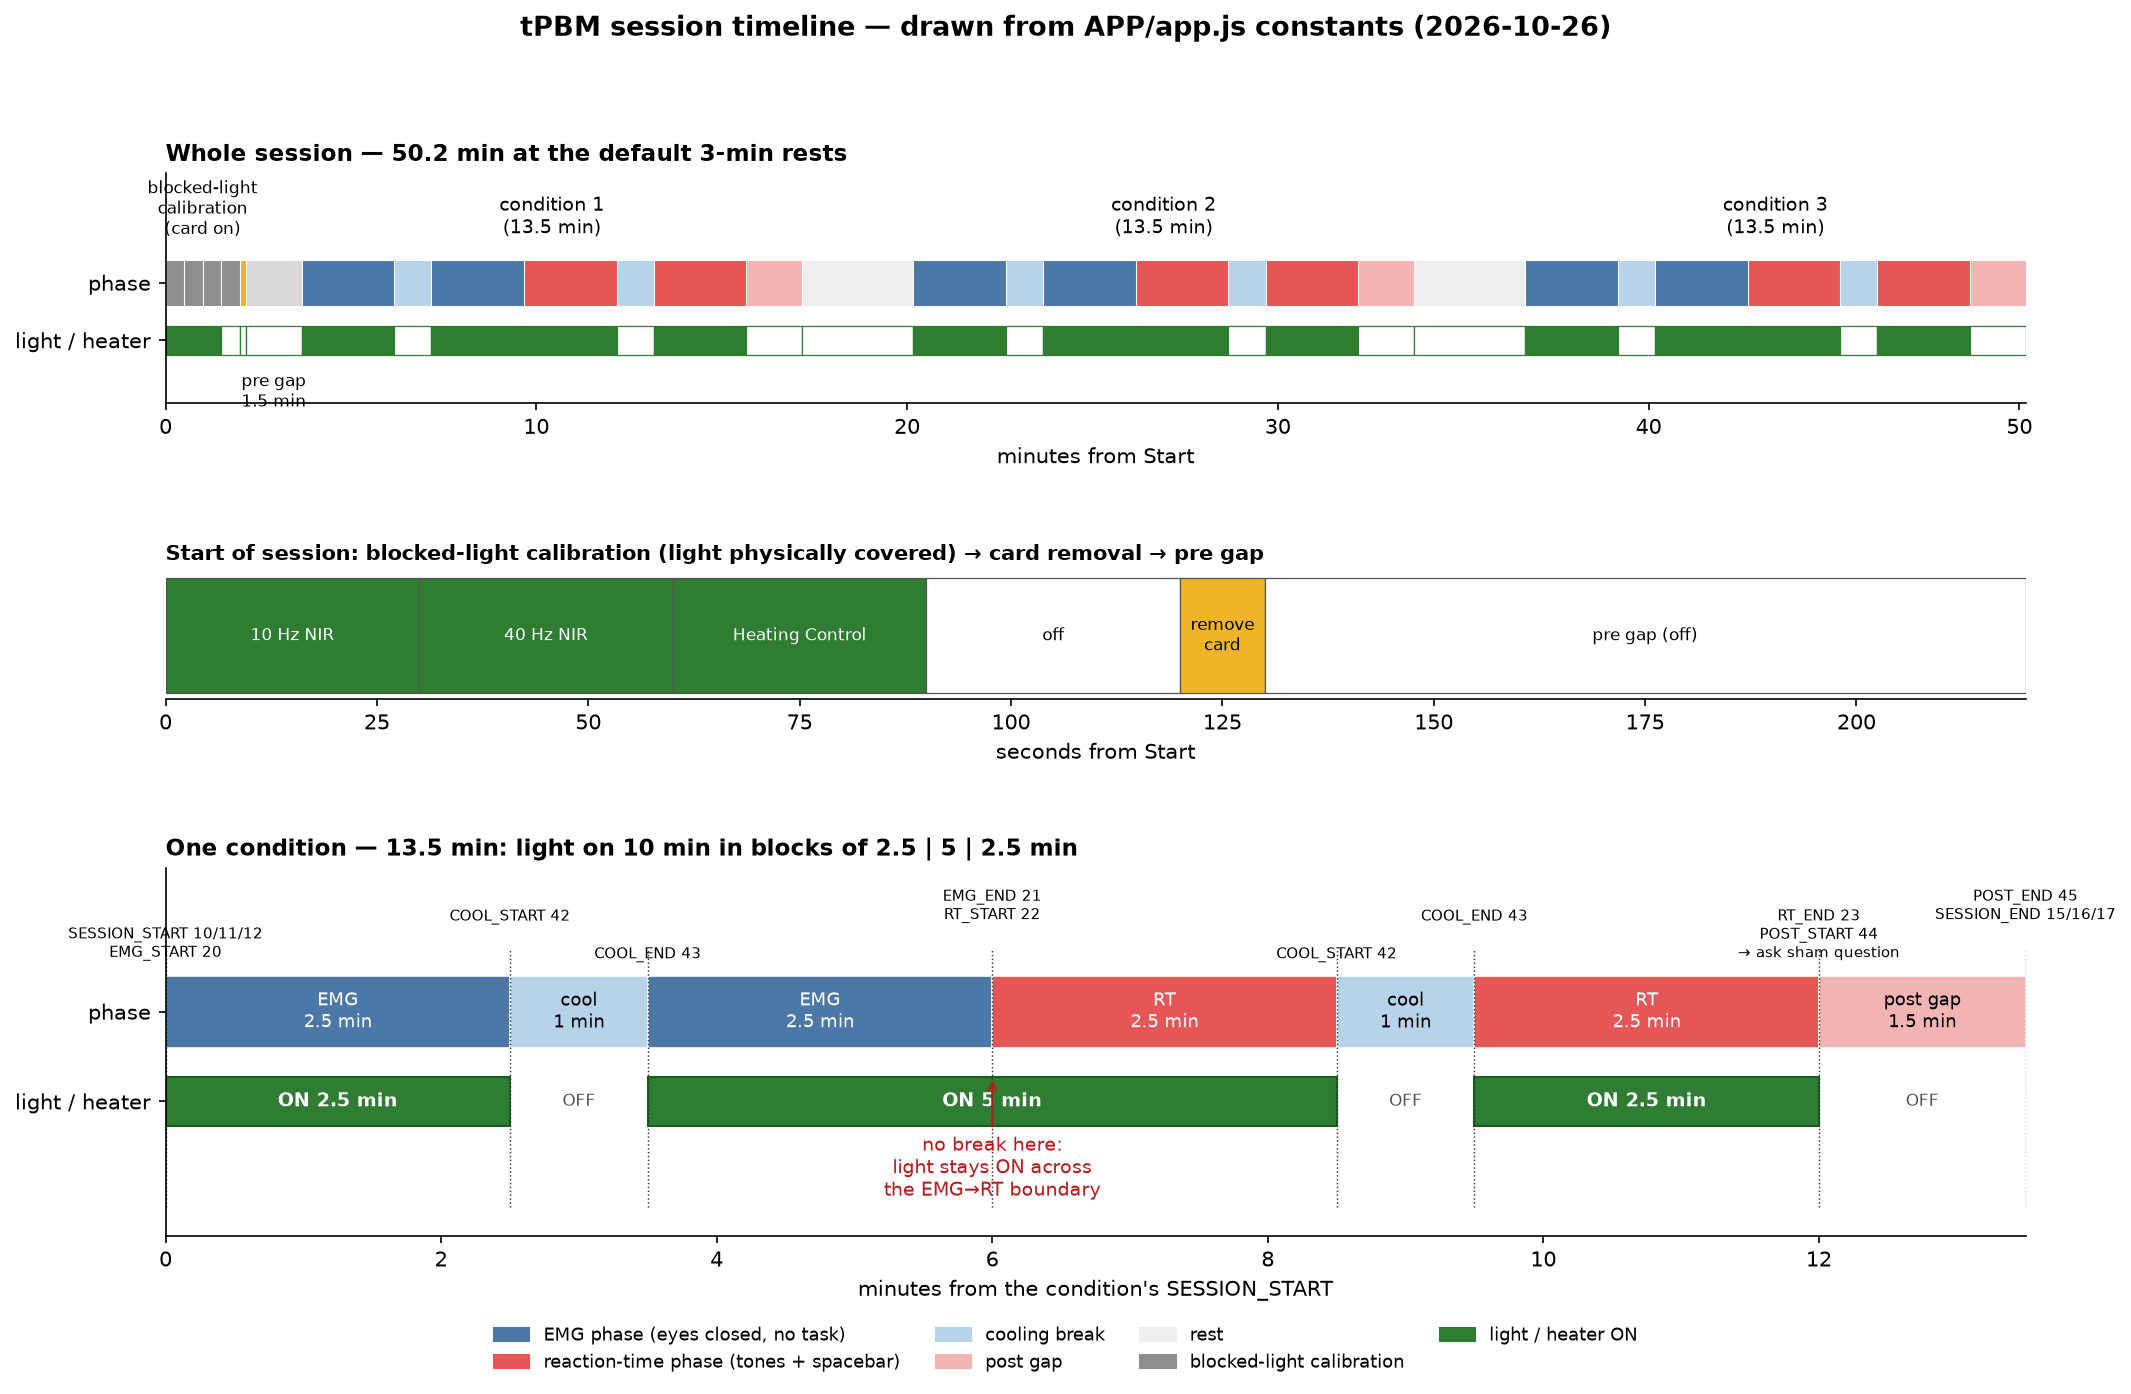

Source code (Python):
#!/usr/bin/env python3
# /// script
# requires-python = ">=3.10"
# dependencies = ["matplotlib>=3.8"]
# ///
"""Draw the session timeline from the constants in APP/app.js (no hand-typed numbers).

    uv run docs/figures/session_timeline.py      -> docs/figures/session_timeline.{png,svg}
"""
import re, pathlib
import matplotlib
matplotlib.use("Agg")
import matplotlib.pyplot as plt
from matplotlib.patches import Patch

root = pathlib.Path(__file__).resolve().parents[2]
src = (root / "APP/app.js").read_text()
def const(name):
    m = re.search(rf"^const {name} = ([^;]+);", src, re.M)
    return eval(m.group(1).split("//")[0]) / 1000.0   # ms -> s (expressions like 5 * 60 * 1000)
EMG, RT, COOL = const("EMG_PHASE_MS"), const("RT_PHASE_MS"), const("COOLING_BREAK_MS")
PRE, POST, SEG, CARD = const("PRE_GAP_MS"), const("POST_GAP_MS"), const("BLOCKED_SEG_MS"), const("CARD_REMOVE_MS")
REST = 180.0  # app default (configurable)
segments = re.search(r"const BLOCKED_SEGMENTS = \[([^\]]+)\]", src).group(1)
segments = [s.strip().strip("'\"") for s in segments.split(",")]

C = {"blocked": "#8e8e8e", "card": "#f0b429", "pre": "#d9d9d9", "emg": "#4c78a8", "cool": "#b7d3ea",
     "rt": "#e45756", "post": "#f2b5b3", "rest": "#eeeeee", "on": "#2e7d32", "off": "#ffffff"}

def condition_blocks(t0):
    """(start, dur, kind, label, stim_on) for one condition starting at t0."""
    b = []; t = t0
    for kind, dur, label, on in [("emg", EMG/2, "EMG", True), ("cool", COOL, "cool", False), ("emg", EMG/2, "EMG", True),
                                 ("rt", RT/2, "RT", True), ("cool", COOL, "cool", False), ("rt", RT/2, "RT", True),
                                 ("post", POST, "post gap", False)]:
        b.append((t, dur, kind, label, on)); t += dur
    return b, t

# ---------------- whole session ----------------
blocks = []; t = 0.0
for s in segments:
    blocks.append((t, SEG, "blocked", s if s != "OFF" else "off", s != "OFF")); t += SEG
blocks.append((t, CARD, "card", "card", False)); t += CARD
blocks.append((t, PRE, "pre", "pre gap", False)); t += PRE
cond_starts = []
for i in range(3):
    cond_starts.append(t)
    cb, t = condition_blocks(t); blocks += cb
    if i < 2: blocks.append((t, REST, "rest", "rest", False)); t += REST
total = t

fig = plt.figure(figsize=(16, 9.2), dpi=150)
gs = fig.add_gridspec(3, 1, height_ratios=[1.0, 0.55, 1.6], hspace=0.7)

ax = fig.add_subplot(gs[0])
for (s, d, kind, label, on) in blocks:
    ax.barh(1, d/60, left=s/60, height=0.8, color=C[kind], edgecolor="white", linewidth=0.5)
    ax.barh(0, d/60, left=s/60, height=0.5, color=C["on"] if on else C["off"], edgecolor="#2e7d32", linewidth=0.6)
for i, cs in enumerate(cond_starts):
    ax.annotate(f"condition {i+1}\n(13.5 min)", xy=((cs + (EMG+RT+2*COOL+POST)/2)/60, 1.75), ha="center", va="bottom", fontsize=9)
ax.annotate("blocked-light\ncalibration\n(card on)", xy=((4*SEG/2)/60, 1.75), ha="center", va="bottom", fontsize=8)
ax.annotate(f"pre gap\n{PRE/60:.1f} min", xy=((4*SEG+CARD+PRE/2)/60, -0.55), ha="center", va="top", fontsize=8)
ax.set_yticks([0, 1]); ax.set_yticklabels(["light / heater", "phase"]); ax.set_ylim(-1.1, 2.9)
ax.set_xlim(0, total/60); ax.set_xlabel("minutes from Start")
ax.set_title(f"Whole session — {total/60:.1f} min at the default 3-min rests", loc="left", fontsize=11, fontweight="bold")
for sp in ("top", "right"): ax.spines[sp].set_visible(False)

# ---------------- blocked-light zoom ----------------
ax2 = fig.add_subplot(gs[1])
t = 0
for s in segments + ["card", "pre"]:
    d = SEG if s in segments else (CARD if s == "card" else PRE)
    on = s in segments and s != "OFF"
    ax2.barh(0, d, left=t, height=0.7, color=C["on"] if on else (C["card"] if s == "card" else C["off"]), edgecolor="#555", linewidth=0.6)
    ax2.text(t + d/2, 0, {"card": "remove\ncard", "pre": "pre gap (off)"}.get(s, s if s != "OFF" else "off"), ha="center", va="center", fontsize=8,
             color="white" if on else "black")
    t += d
ax2.set_xlim(0, t); ax2.set_yticks([]); ax2.set_xlabel("seconds from Start")
ax2.set_title("Start of session: blocked-light calibration (light physically covered) → card removal → pre gap", loc="left", fontsize=10, fontweight="bold")
for sp in ("top", "right", "left"): ax2.spines[sp].set_visible(False)

# ---------------- one condition zoom ----------------
ax3 = fig.add_subplot(gs[2])
cb, end = condition_blocks(0.0)
for (s, d, kind, label, on) in cb:
    ax3.barh(1, d/60, left=s/60, height=0.8, color=C[kind], edgecolor="white", linewidth=0.8)
    ax3.text((s + d/2)/60, 1, f"{label}\n{d/60:g} min", ha="center", va="center", fontsize=8.5, color="white" if kind in ("emg", "rt") else "black")
# light/heater track: merge contiguous ON blocks so the 5-min middle block is visible
on_runs = []; cur = None
for (s, d, kind, label, on) in cb:
    if on:
        if cur and abs(cur[0] + cur[1] - s) < 1e-6: cur = (cur[0], cur[1] + d)
        else:
            if cur: on_runs.append(cur)
            cur = (s, d)
    else:
        if cur: on_runs.append(cur); cur = None
if cur: on_runs.append(cur)
for (s, d) in on_runs:
    ax3.barh(0, d/60, left=s/60, height=0.55, color=C["on"], edgecolor="#1b5e20")
    ax3.text((s + d/2)/60, 0, f"ON {d/60:g} min", ha="center", va="center", fontsize=9, color="white", fontweight="bold")
for (s, d, kind, label, on) in cb:
    if not on: ax3.text((s + d/2)/60, 0, "OFF", ha="center", va="center", fontsize=8, color="#555")
# markers
marks = [(0, "SESSION_START 10/11/12\nEMG_START 20"), (EMG/2, "COOL_START 42"), (EMG/2+COOL, "COOL_END 43"),
         (EMG+COOL, "EMG_END 21\nRT_START 22"), (EMG+COOL+RT/2, "COOL_START 42"), (EMG+2*COOL+RT/2, "COOL_END 43"),
         (EMG+2*COOL+RT, "RT_END 23\nPOST_START 44\n→ ask sham question"), (end, "POST_END 45\nSESSION_END 15/16/17")]
for i, (tm, txt) in enumerate(marks):
    ax3.axvline(tm/60, ymin=0.08, ymax=0.78, color="#333", linewidth=0.7, linestyle=":")
    ax3.text(tm/60, 1.55 + 0.42*(i % 2), txt, ha="center", va="bottom", fontsize=7.2)
ax3.annotate("no break here:\nlight stays ON across\nthe EMG→RT boundary", xy=((EMG+COOL)/60, 0.28), xytext=((EMG+COOL)/60, -1.05),
             ha="center", fontsize=9, color="#b71c1c", arrowprops=dict(arrowstyle="->", color="#b71c1c"))
ax3.set_yticks([0, 1]); ax3.set_yticklabels(["light / heater", "phase"]); ax3.set_ylim(-1.5, 2.6)
ax3.set_xlim(0, end/60); ax3.set_xlabel("minutes from the condition's SESSION_START")
ax3.set_title(f"One condition — {end/60:g} min: light on {sum(d for _, d in on_runs)/60:g} min in blocks of " +
              " | ".join(f"{d/60:g}" for _, d in on_runs) + " min", loc="left", fontsize=11, fontweight="bold")
for sp in ("top", "right"): ax3.spines[sp].set_visible(False)

fig.legend(handles=[Patch(color=C["emg"], label="EMG phase (eyes closed, no task)"), Patch(color=C["rt"], label="reaction-time phase (tones + spacebar)"),
                    Patch(color=C["cool"], label="cooling break"), Patch(color=C["post"], label="post gap"), Patch(color=C["rest"], label="rest"),
                    Patch(color=C["blocked"], label="blocked-light calibration"), Patch(color=C["on"], label="light / heater ON")],
           loc="lower center", ncol=4, fontsize=8.5, frameon=False, bbox_to_anchor=(0.5, 0.0))
fig.suptitle("tPBM session timeline — drawn from APP/app.js constants (2026-10-26)", fontsize=13, fontweight="bold", y=0.995)
out = root / "docs/figures/session_timeline"
fig.savefig(f"{out}.png", bbox_inches="tight"); fig.savefig(f"{out}.svg", bbox_inches="tight")
print(f"total session {total/60:.1f} min; one condition {end/60:g} min; on-blocks {[d/60 for _, d in on_runs]} min")
